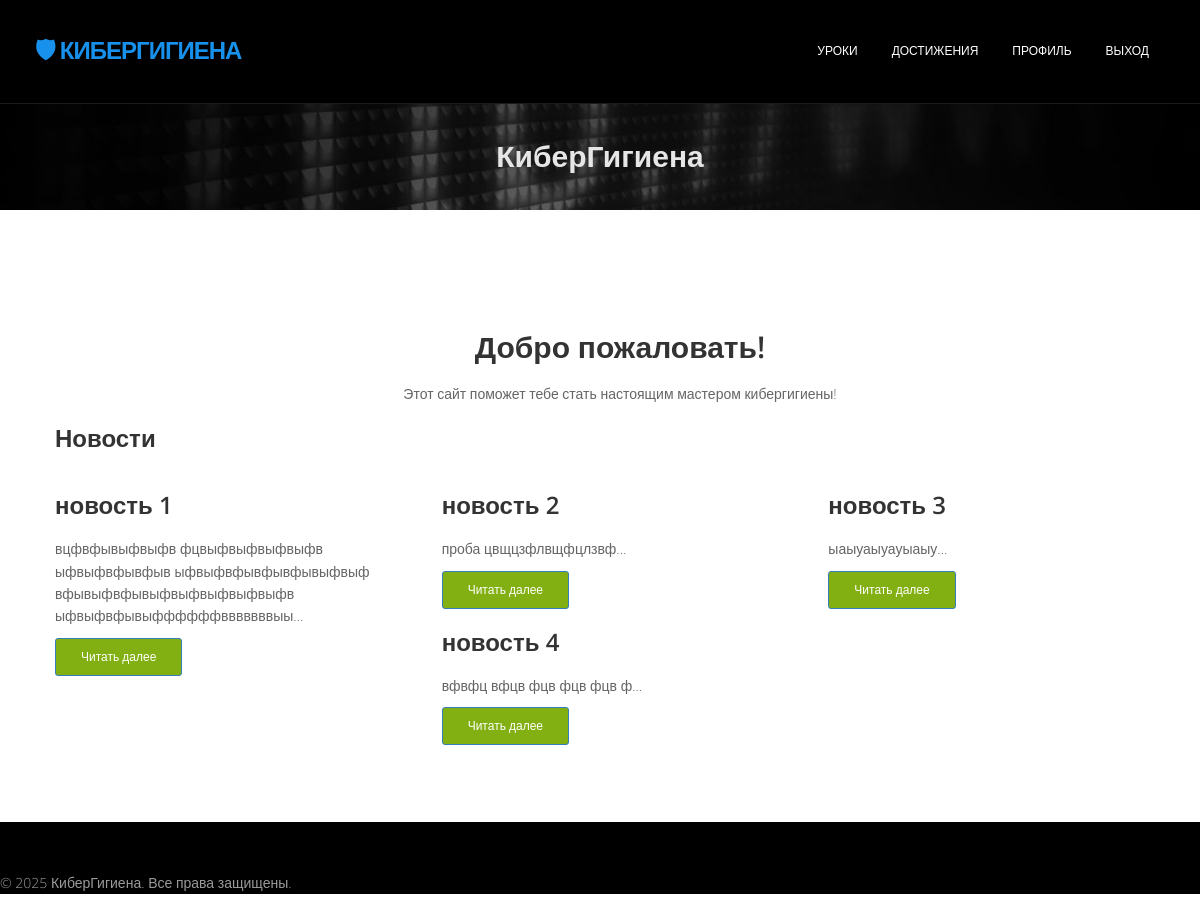
/ (signed in), run on the app's committed database.
### kyberapp/models.py (models this page shows, shortened)
class News(models.Model):
    title = models.CharField(_('Заголовок'), max_length=255)
    content = models.TextField(_('Содержание'))
    image = models.ImageField(_('Изображение'), upload_to='news/', null=True,
                              blank=True)
    created_at = models.DateTimeField(_('Дата создания'), auto_now_add=True)
    is_published = models.BooleanField(_('Опубликована'), default=False)
    class Meta:
        verbose_name = "Новость"
        verbose_name_plural = "Новости"

### kyberapp/views.py (the view)
# urls.py: path('', views.home, name='home'),
def home(request):
    news_list = News.objects.all()  # Получаем все новости
    paginator = Paginator(news_list, 6)  # Пагинируем, 5 новостей на странице
    page_number = request.GET.get('page')  # Получаем номер страницы из GET-параметра
    page_obj = paginator.get_page(page_number)  # Получаем объект страницы
    return render(request, "kyberapp/home.html", {"page_obj": page_obj})

### kyberapp/templates/kyberapp/home.html (shortened to what this page needs)
{% extends "kyberapp/base.html" %}
{% block content %}
<section id="content">
    <div class="container content">
        <h2 class="text-center">Добро пожаловать!</h2>
        <p class="text-center">Этот сайт поможет тебе стать настоящим мастером кибергигиены!</p>
        <h3 class="margin-bottom-40">Новости</h3>
        <div class="row service-v1 margin-bottom-40">
            {% for news_item in page_obj %}
                <div class="col-md-4 md-margin-bottom-40">
                    <h3>{{ news_item.title }}</h3>
                    <p>{{ news_item.content|slice:":120" }}...</p>
                    <a href="{% url 'news_detail' news_item.id %}" class="btn btn-primary btn-sm">Читать далее</a>
                </div>
            {% endfor %}
        </div>
    </div>
</section>
{% endblock %}

### kyberapp/static/css/style.css (style rules this page uses)
body { font-family:'Open Sans', Arial, sans-serif; font-size:14px; font-weight:300; line-height:1.6em; color:#656565; }
h1,h2, h3, h4, h5, h6 { font-family:'Open Sans', Arial, sans-serif; font-weight: 600; line-height:1.1em; color:#333; margin-bottom: 20px; }
.container { padding:0 20px 0 20px; position:relative; }
.row,.row-fluid { margin-bottom:30px; }
#content { position:relative; background: #FFFFFF; padding:50px 0 0px 0; }
.btn { text-align: center; background: #82AF11; color: #fff; padding: 9px 25px; }

### data on the page
News: title "новость 1", content "вцфвфывыфвыфв фцвыфвыфвыфвыфв ыфвыфвфывфыв ыфвыфвфывфывфывыфвыф вфывыфвфывыфвыфвыфвыфвыфв ыфвыфвфывыффффффвввввввыы"
News: title "новость 2", content "проба цвщцзфлвщфцлзвф"
News: title "новость 3", content "ыаыуаыуауыаыу"
News: title "новость 4", content "вфвфц вфцв фцв фцв фцв ф"

### other printed values
{{ year|default:2025 }} "2025"
